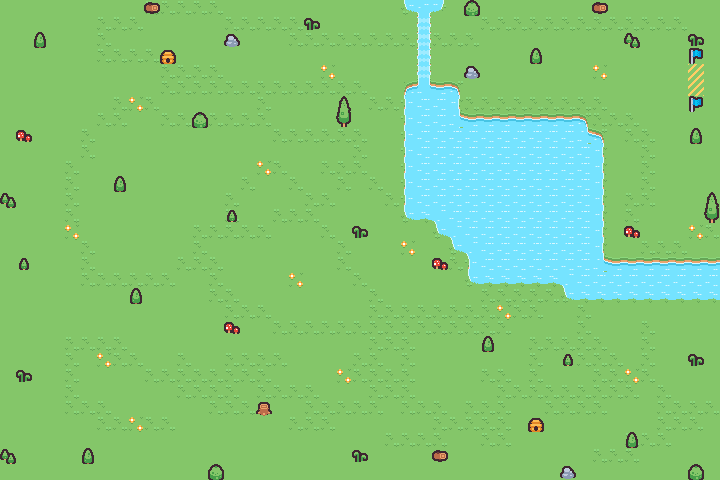

A level layout from a 2D game, rendered from its tile map. Below: a short description, then the map file with tile-grid data replaced by summaries:
An orthogonal 45x30 tile map with 16x16 px tiles, 4 tile layers (Ground, Obstacles, Water, Goal) and 10 objects (6x bomb, 3x letter, spawn).

<map version="1.2" tiledversion="1.3.3" orientation="orthogonal" renderorder="right-down" width="45" height="30" tilewidth="16" tileheight="16" infinite="0" nextlayerid="8" nextobjectid="11">
 <tileset firstgid="1" source="sprites.tsx" />
 <layer id="1" name="Ground" width="45" height="30">
  <data>[1350 cells, 1350 non-empty, 3 distinct tile ids]</data>
 </layer>
 <layer id="2" name="Obstacles" width="45" height="30">
  <data>[1350 cells, 41 non-empty, 12 distinct tile ids]</data>
 </layer>
 <layer id="3" name="Water" width="45" height="30">
  <data>[1350 cells, 168 non-empty, 14 distinct tile ids]</data>
 </layer>
 <layer id="4" name="Goal" width="45" height="30">
  <data>[1350 cells, 4 non-empty, 3 distinct tile ids]</data>
 </layer>
 <objectgroup id="6" name="Letter Layer">
  <object id="1" name="Letter G" type="letter" gid="72" x="48" y="416" width="16" height="16" />
  <object id="2" name="Letter I" type="letter" gid="74" x="384" y="48" width="16" height="16" />
  <object id="3" name="Letter T" type="letter" gid="125" x="560" y="432" width="16" height="16" />
 </objectgroup>
 <objectgroup id="5" name="Enemy Layer">
  <object id="4" name="Bomb" type="bomb" gid="5" x="64" y="80" width="16" height="16" />
  <object id="5" name="Bomb" type="bomb" gid="5" x="160" y="368" width="16" height="16" />
  <object id="6" name="Bomb" type="bomb" gid="5" x="336" y="192" width="16" height="16" />
  <object id="7" name="Bomb" type="bomb" gid="5" x="368" y="80" width="16" height="16" />
  <object id="8" name="Bomb" type="bomb" gid="5" x="640" y="368" width="16" height="16" />
  <object id="9" name="Bomb" type="bomb" gid="5" x="400" y="384" width="16" height="16" />
 </objectgroup>
 <objectgroup id="7" name="Player">
  <object id="10" name="Spawn" type="spawn" x="240" y="176">
   <point />
  </object>
 </objectgroup>
</map>